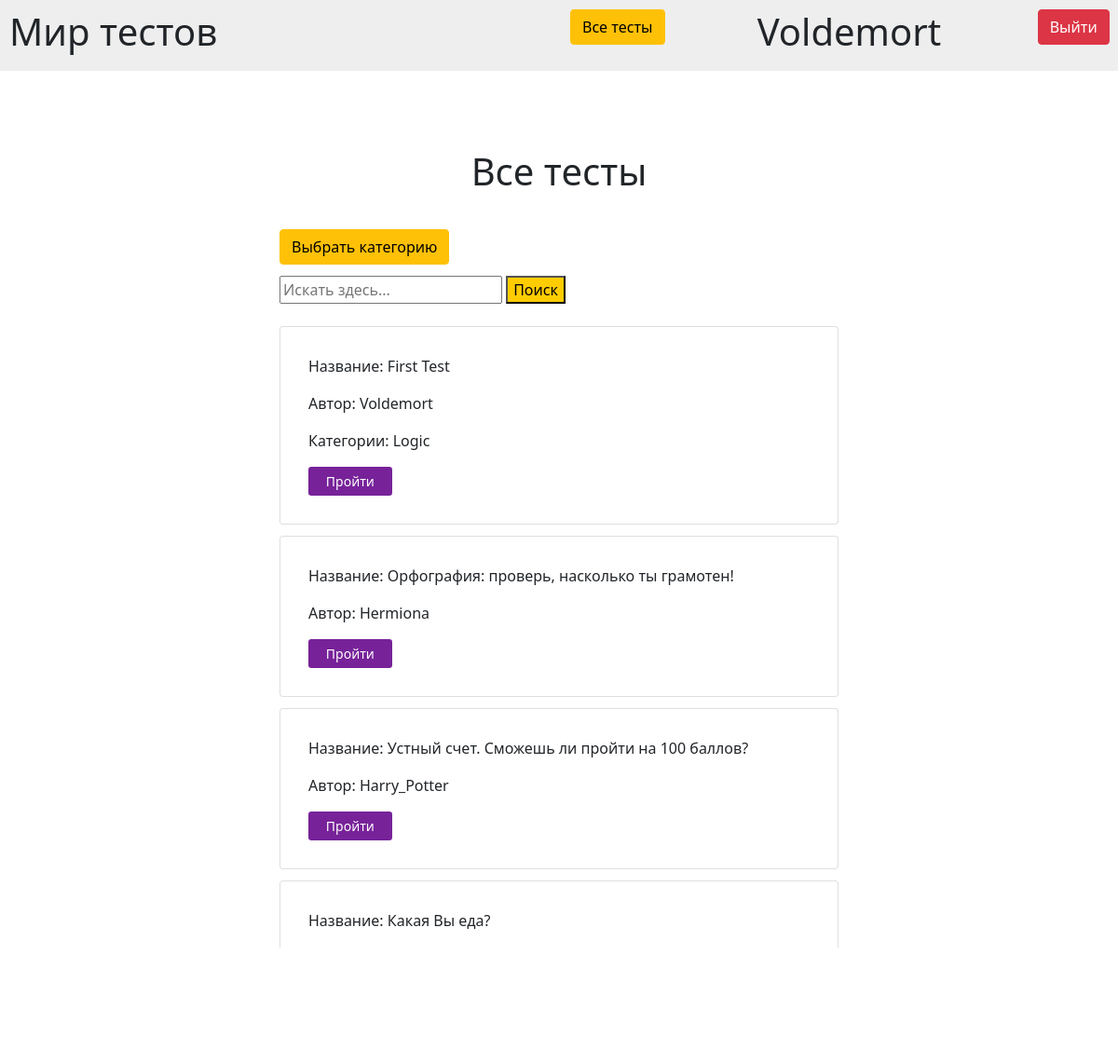
/alltests (signed in), run on the app's committed database.
### data/users.py (models this page shows)
class User(Base):
    __tablename__ = 'users'
    id = sqlalchemy.Column(sqlalchemy.Integer, primary_key=True, autoincrement=True)
    login = sqlalchemy.Column(sqlalchemy.String, unique=True, nullable=False)
    password = sqlalchemy.Column(sqlalchemy.String, unique=True, nullable=False)
    completed_tests = orm.relationship("Result", secondary="Results_of_CompletedTests", backref="users")
    offered_tests = orm.relationship("Test", secondary="OfferedTests", backref="users")

### data/tests.py (models this page shows, shortened)
class Test(Base):
    __tablename__ = 'tests'
    id = sqlalchemy.Column(sqlalchemy.Integer, primary_key=True, autoincrement=True)
    name = sqlalchemy.Column(sqlalchemy.String, unique=False, nullable=False)
    author = sqlalchemy.Column(sqlalchemy.Integer, sqlalchemy.ForeignKey('users.id'))
    content = sqlalchemy.Column(sqlalchemy.String)
    categories = orm.relationship("Category", secondary="Categories_to_Tests", backref="tests")
    with_points = sqlalchemy.Column(sqlalchemy.Boolean, default=0)
    results = sqlalchemy.Column(sqlalchemy.String)
    approved = sqlalchemy.Column(sqlalchemy.Boolean, default=1)
    def to_json(self, test):
        return {'id': test.id, 'name': test.name, 'author': test.author, 'questions': json.loads(test.content),
                'with_points': test.with_points, 'results': test.results, 'approved': test.approved,
                'categories': ', '.join([cat.name for cat in test.categories])}

### data/categories.py (models this page shows)
class Category(Base):
    __tablename__ = 'categories'
    id = sqlalchemy.Column(sqlalchemy.Integer, primary_key=True, autoincrement=True)
    name = sqlalchemy.Column(sqlalchemy.String, unique=False, nullable=False)

### data/application_tests.py (the view)
@bp.route("/alltests", methods=['GET', 'POST'])
@bp.route("/alltests/<category>", methods=['GET', 'POST'])
@login_required
def all_tests(category=None):
    if request.method == "POST":
        string = request.form['string']
        if string:
            tests = DataBase.set_names_to_authors_in_test(DataBase().search_test(string))
            return render_template("all_tests.html", tests=tests, title=f"Тесты по запросу: {string}")
    tests = DataBase.set_names_to_authors_in_test(DataBase().get_tests(category))
    return render_template("all_tests.html", tests=tests, title="Все тесты")

### data/application_user.py (called while the page is built)
def login_required(view):
    @functools.wraps(view)
    def wrapped_view(**kwargs):
        if g.user is None:
            return redirect(url_for('tests.index'))
        return view(**kwargs)
    return wrapped_view

@bp.before_app_request
def load_logged_in_user():
    user_id = session.get("user_id")
    if user_id is None:
        g.user = None
    else:
        g.user = User.query.filter(User.id == user_id).first()

### database.py (called while the page is built)
    @staticmethod
    def get_login_by_id(id):
        user = User.query.filter(User.id == id).first()
        return user.login

    @staticmethod
    def get_tests(category=None):
        tests = Test.query.all()
        tests_to_return = list()
        if not category:
            for test in tests:
                tests_to_return.append(Test().to_json(test))
        else:
            for test in tests:
                categories = [c.name for c in test.categories]
                if category in categories:
                    tests_to_return.append(Test().to_json(test))
        return tests_to_return

    @staticmethod
    def set_names_to_authors_in_test(tests_without_author):
        tests = []
        for test in tests_without_author:
            if test['approved']:
                test['author'] = DataBase().get_login_by_id(test['author'])
                tests.append(test)
        return tests

### data/templates/all_tests.html
{% extends "base.html" %}
{% block content %}
  <div class="text-center" style="padding: 10% 0 5% 0">
    <h1>Все тесты</h1>
  </div>
  <a class="btn btn-warning" href="{{ url_for('tests.select_category') }}">Выбрать категорию</a>
  <form method="post" style="padding: 2% 0 2% 0">
      <input name="string" id="string" placeholder="Искать здесь..." type="search">
      <button type="submit" style="background-color: #FFCC00">Поиск</button>
  </form>
  {% for test in tests %}
  <div class="card" style="padding: 5%; margin: 2% 0">
      <p>Название: {{ test.name }}</p>
      <p>Автор: {{ test.author }}</p>
      {% if test.categories %}
        <p>Категории: {{ test.categories }}</p>
      {% endif %}
      <a class="btn btn-sm col-md-2" style="background-color: #772299; color: #FFFFFF;"
         href="{{ url_for('tests.do_test', test_id=test.id) }}">Пройти</a>
  </div>
  {% endfor %}
{% endblock %}

### data/templates/base.html (shortened to what this page needs)
<!DOCTYPE html>
<html lang="en">
<head>
    <link rel="stylesheet"
      href="https://cdn.jsdelivr.net/npm/bootstrap@5.0.0-beta1/dist/css/bootstrap.min.css"
>
</head>
<body>
    <div class="row" style="background: #EEEEEE; padding: 10px;">
        <div class="col-md-6">
            <h1>Мир тестов</h1>
        </div >
        {% if g.user %}
            <div class="col-md-2"><a class="btn btn-warning" href="{{ url_for('tests.all_tests') }}">Все тесты</a></div>
            <div class="col-md-3"><a href="{{ url_for('tests.user_page') }}" class="text-decoration-none text-reset"><h1>
                {{ g.user.login }}</h1></a></div>
            <div class="col-md-1 text-end"><a class="btn btn-danger" href="{{ url_for('user.logout') }}">Выйти</a></div>
        {% else %}
            <div class="col-md-6 text-end"><a class="btn btn-success" href="{{ url_for('user.login') }}">Войти</a></div>
        {% endif %}
    </div>
    <div style="margin: 2% 25%;">
    {% block content %}{% endblock %}
    </div>
</body>
</html>

### data on the page
User: user.login "Voldemort", author "Voldemort"
Test: name "First Test"
Category: categories "Logic"
Test: name "Орфография: проверь, насколько ты грамотен!"
User: author "Hermiona"
Test: name "Устный счет. Сможешь ли пройти на 100 баллов?"
User: author "Harry_Potter"
Test: name "Какая Вы еда?"
